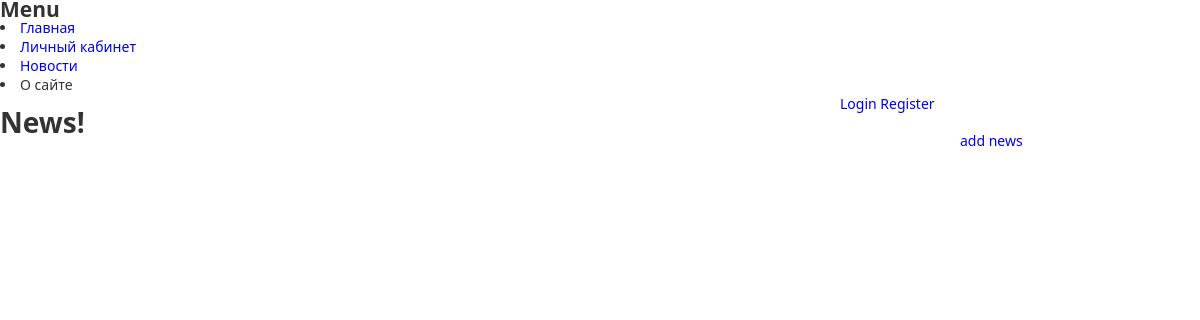
Before: /news/all/ with the older database file.
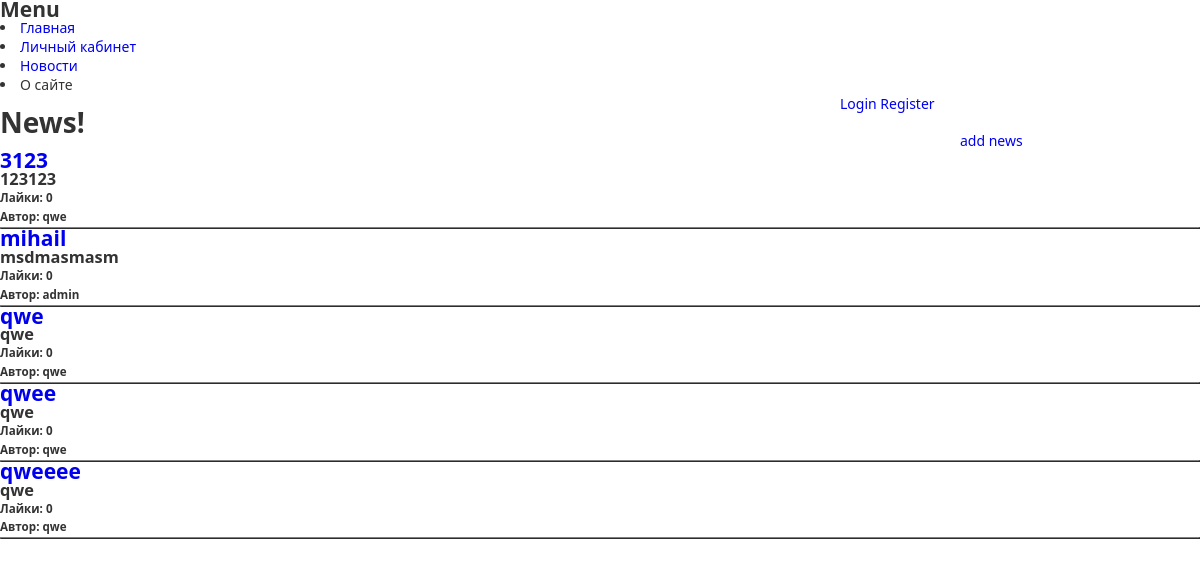
After: the same page with the newer database file.
### news/models.py (models this page shows, shortened)
class News(models.Model):
    title = models.CharField(max_length=20,unique=True)
    text = models.TextField()
    likes = models.IntegerField(default=0)
    avtor = models.ForeignKey(User,null=True,blank=True)

### news/views.py (the view)
class NewsView(ListView):
    model = News
    template_name = 'news.html'

### templates/news.html
{% extends 'main.html' %}
{% block content %}
<h1>News!</h1><a class="addnews" href="/news/add/">add news</a>
   {% for newsone in news_list %}
       <h2><a href="/news/{{ newsone.id }}/">{{ newsone.title }}</a></h2>
       <h3>{{ newsone.text }}</h3>
       <h5><a >Лайки: {{ newsone.likes }}</a></h5>
       <h5>Автор: {{ newsone.avtor.username }}</h5>
       <table width="100%" border="1px"></table>
   {% endfor %}
{% endblock %}

Changed rows visible on the page:
added News: title "3123", text "123123", likes "0", avtor.username "qwe"
added News: title "mihail", text "msdmasmasm", likes "0", avtor.username "admin"
added News: title "qwe", text "qwe", likes "0", avtor.username "qwe"
added News: title "qwee", text "qwe", likes "0", avtor.username "qwe"
added News: title "qweeee", text "qwe", likes "0", avtor.username "qwe"
